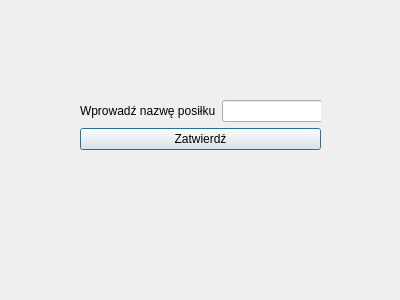
<?xml version="1.0" encoding="UTF-8"?>
<ui version="4.0">
 <class>AddMealWindow</class>
 <widget class="QDialog" name="AddMealWindow">
  <property name="geometry">
   <rect>
    <x>0</x>
    <y>0</y>
    <width>400</width>
    <height>300</height>
   </rect>
  </property>
  <property name="windowTitle">
   <string>Dialog</string>
  </property>
  <widget class="QWidget" name="layoutWidget">
   <property name="geometry">
    <rect>
     <x>80</x>
     <y>100</y>
     <width>241</width>
     <height>101</height>
    </rect>
   </property>
   <layout class="QFormLayout" name="formLayout">
    <item row="0" column="0">
     <layout class="QFormLayout" name="formLayout_2">
      <item row="0" column="0">
       <widget class="QLabel" name="label">
        <property name="text">
         <string>Wprowadź nazwę posiłku</string>
        </property>
       </widget>
      </item>
      <item row="0" column="1">
       <widget class="QLineEdit" name="AddMealLineEdit"/>
      </item>
     </layout>
    </item>
    <item row="1" column="0" colspan="2">
     <widget class="QPushButton" name="ConfirmButton">
      <property name="text">
       <string>Zatwierdź</string>
      </property>
     </widget>
    </item>
   </layout>
  </widget>
 </widget>
 <resources/>
 <connections/>
</ui>
